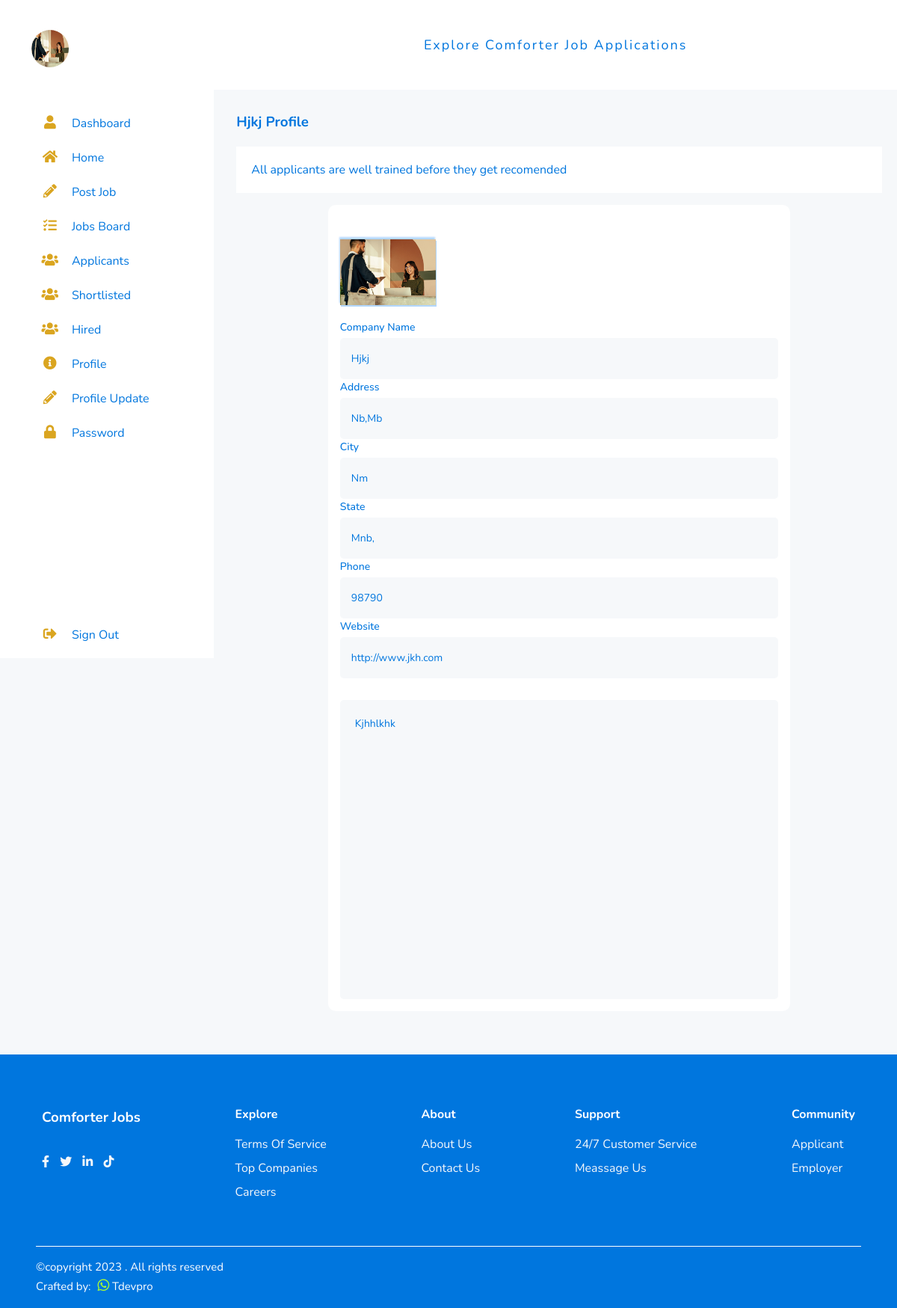
The page /employers/employer/profile (signed in) on the database its author committed.
### employers/models.py (models this page shows, shortened)
class Employer_Profile(models.Model):
    user = models.OneToOneField(User, on_delete=models.CASCADE, blank=True, null=True)
    company_name = models.CharField(max_length=250)
    slug = models.SlugField(blank=True, null=True,  unique=True)
    address = models.CharField(max_length=250)
    city = models.CharField(max_length=250)
    state = models.CharField(max_length=250)
    phone = models.CharField(max_length=20)
    website = models.URLField(default='', blank=True, null=True)
    employer_logo = models.ImageField(upload_to='employer_profile', default='employer_profile/company.png')
    about_us = models.TextField()
    complete = models.BooleanField(default = False)
    class Meta:
        db_table = 'profile'
        managed = True
        verbose_name = 'Profile'
        verbose_name_plural = 'Profiles'

### createdby/models.py (models this page shows, shortened)
class CreatedBy(models.Model):
    copyright_year = models.CharField(max_length=4, blank=True, null=True)
    crafted_by = models.CharField(max_length=250, default='')
    crafted_by_whatsapp = models.CharField(max_length=250, default='', blank=True, null=True)
    crafted_by_website = models.URLField(default='', blank=True, null=True)
    class Meta:
        db_table = 'createdby'
        managed = True
        verbose_name = 'CreatedBy'
        verbose_name_plural = 'CreatedBys'

### employers/views.py (the view)
# urls.py: path('employer/profile', EmployerProfile.as_view(), name='employer_profile'),
class EmployerProfile(LoginRequiredMixin, View):
    login_url = 'employers:employersignin'
    def get(self, request):
        createdby = CreatedBy.objects.get(pk=1)
        emprofile = Employer_Profile.objects.get(user = request.user)
        context = {
            'createdby':createdby,
            'emprofile':emprofile,
        }
        return render(request, 'employer_profile.html', context)

### home/templatetags/simple_tags.py (called while the page is built)
@register.simple_tag()
def intralink(main, link):
    return reverse(main) + '#' + link

### employers/templates/employer_profile.html (shortened to what this page needs)
{% extends 'base.html' %}
{% block content %}
<div class="employer">
    <div class="container">
        {% include 'emp_sidebar.html' %}
        <section class="main">
            <div class="main_top">
                <p>explore comforter job applications</p>
            </div>
            <div class="main_body">
                <h3><a href="#">{{emprofile.company_name|title}} profile</a></h3>
            <div class="notice">
                <p>All applicants are well trained before they get recomended</p>
            </div>
            <div class="applii_form">
                <div class="appli_form">
                    <form action="#">
                        <div class="shex_img"   >
                            <img src="{{emprofile.employer_logo.url}}">
                        </div>
                        <div class="line">
                            <label for="">company name</label>
                            <input type="text" value="{{emprofile.company_name|title}}" name="company_name" readonly>
                        </div>
                        <div class="line">
                            <label for="">address</label>
                            <input type="text" value="{{emprofile.address|title}}" name="address" readonly>
                        </div>
                        <div class="line">
                            <label for="">city</label>
                            <input type="text" value="{{emprofile.city|title}}" name="city" readonly>
                        </div>
                        <div class="line">
                            <label for="">state</label>
                            <input type="text" value="{{emprofile.state|title}}" name="state" readonly>
                        </div>
                        <div class="line">
                            <label for="">phone</label>
                            <input type="text" value="{{emprofile.phone}}" name="phone" readonly>
                        </div>
                        <div class="line">
                            <label for="">website </label>
                            <input type="text" value="{{emprofile.website}}" name="website" readonly>
                        </div>
                        <div class="updatep">
                            <p>
                                {{emprofile.about_us|title}}
                            </p>
                        </div>
                    </form>
                </div>
            </div>
        </section>
    </div>
</div>
{% endblock content %}
{% block footer %} {% include 'footer.html' %} {% endblock footer %}

### employers/templates/emp_sidebar.html
<nav>
    <div class="enavbar">
        <div class="logo">
            <img src="{{emprofile.employer_logo.url}}" alt="">
        </div>
        <ul>
            <li>
                <a href="{% url 'employers:employer_dashboard' %}">
                    <i class="fa fa-user" aria-hidden="true"></i>
                    <span class="nav_item">dashboard</span>
                </a>
            </li>
            <li>
                <a href="{% url 'index' %}">
                    <i class="fa fa-home" aria-hidden="true"></i>
                    <span class="nav_item">home</span>
                </a>
            </li>
            <li>
                <a href="{% url 'employers:job_post' %}">
                    <i class="fa fa-pencil-alt" aria-hidden="true"></i>
                    <span class="nav_item">post job</span>
                </a>
            </li>
            <li>
                <a href="{% url 'employers:jobs_board' %}">
                    <i class="fa fa-tasks" aria-hidden="true"></i>
                    <span class="nav_item">jobs board</span>
                </a>
            </li>
            <li>
                <a href="{% url 'employers:all_applicants' %}">
                    <i class="fa fa-users" aria-hidden="true"></i>
                    <span class="nav_item">applicants</span>
                </a>
            </li>
            <li>
                <a href="{% url 'employers:shortlisted_applicants' %}">
                    <i class="fa fa-users" aria-hidden="true"></i>
                    <span class="nav_item">shortlisted</span>
                </a>
            </li>
            <li>
                <a href="{% url 'employers:hired_applicants' %}">
                    <i class="fa fa-users" aria-hidden="true"></i>
                    <span class="nav_item">hired</span>
                </a>
            </li>
            <li>
                <a href="{% url 'employers:employer_profile' %}">
                    <i class="fa fa-info-circle" aria-hidden="true"></i>
                    <span class="nav_item">profile</span>
                </a>
            </li>
            <li>
                <a href="{% url 'employers:employer_profile_update' %}">
                    <i class="fa fa-pencil-alt" aria-hidden="true"></i>
                    <span class="nav_item">profile update</span>
                </a>
            </li>
            <li>
                <a href="{% url 'employers:employer_password' %}">
                    <i class="fa fa-lock" aria-hidden="true"></i>
                    <span class="nav_item">password</span>
                </a>
            </li>
            <li>
                <a href="{% url 'accounts:employer_signout' %}" class="signout">
                    <i class="fa fa-sign-out-alt" aria-hidden="true"></i>
                    <span class="nav_item">sign out</span>
                </a>
            </li>
        </ul>
    </div>
</nav>

### home/templates/footer.html (shortened to what this page needs)
{% load simple_tags %}
    <div class="footer-section">
        <div class="footer">
            <div class="footer-wrapper">
                <h3>comforter jobs</h3>
                <div class="social-media">
                    <a href="#"><i class="fab fa-facebook-f"></i></a>
                    <a href="#"><i class="fab fa-twitter"></i></a>
                    <a href="#"><i class="fab fa-linkedin-in"></i></a>
                    <a href="#"><i class="fab fa-tiktok"></i></a>
                </div>
            </div>
            <div class="footer-wrapper">
                <h4>explore</h4>
                <a>terms of service</a>
                <a href="{% intralink 'index' 'companies' %}">top companies</a>
                <a href="{% url 'accounts:applicantsignup' %}">careers</a>
            </div>
            <div class="footer-wrapper">
                <h4>about</h4>
                <a href="{% intralink 'index' 'about' %}">about us</a>
                <a href="{% intralink 'index' 'contact' %}">contact us</a>
            </div>
            <div class="footer-wrapper">
                <h4>support</h4>
                <a>24/7 customer service</a>
                <a>meassage us</a>
            </div>
            <div class="footer-wrapper">
                <h4>community</h4>
                <a href="{% url 'accounts:applicantsignup' %}">applicant</a>
                <a href="{% url 'accounts:employersignup' %}">employer</a>
            </div>
        </div>
        <div class="copyright">
            <hr>
            <p>&copy;copyright {{createdby.copyright_year}} {{home.name}}. All rights reserved</p>
            <p>Crafted by:
                <a href="#"><span class="whats"><i class="fab fa-whatsapp" aria-hidden="true"></i></span></a>
                {{createdby.crafted_by}}
            </p>
        </div>
    </div>

### rows shown on the page
Employer_Profile: employer_logo (picture), company_name "Hjkj", address "Nb,Mb", city "Nm", state "Mnb,", phone "98790", website "http://www.jkh.com", about_us "Kjhhlkhk"
CreatedBy: copyright_year "2023", crafted_by "Tdevpro"
